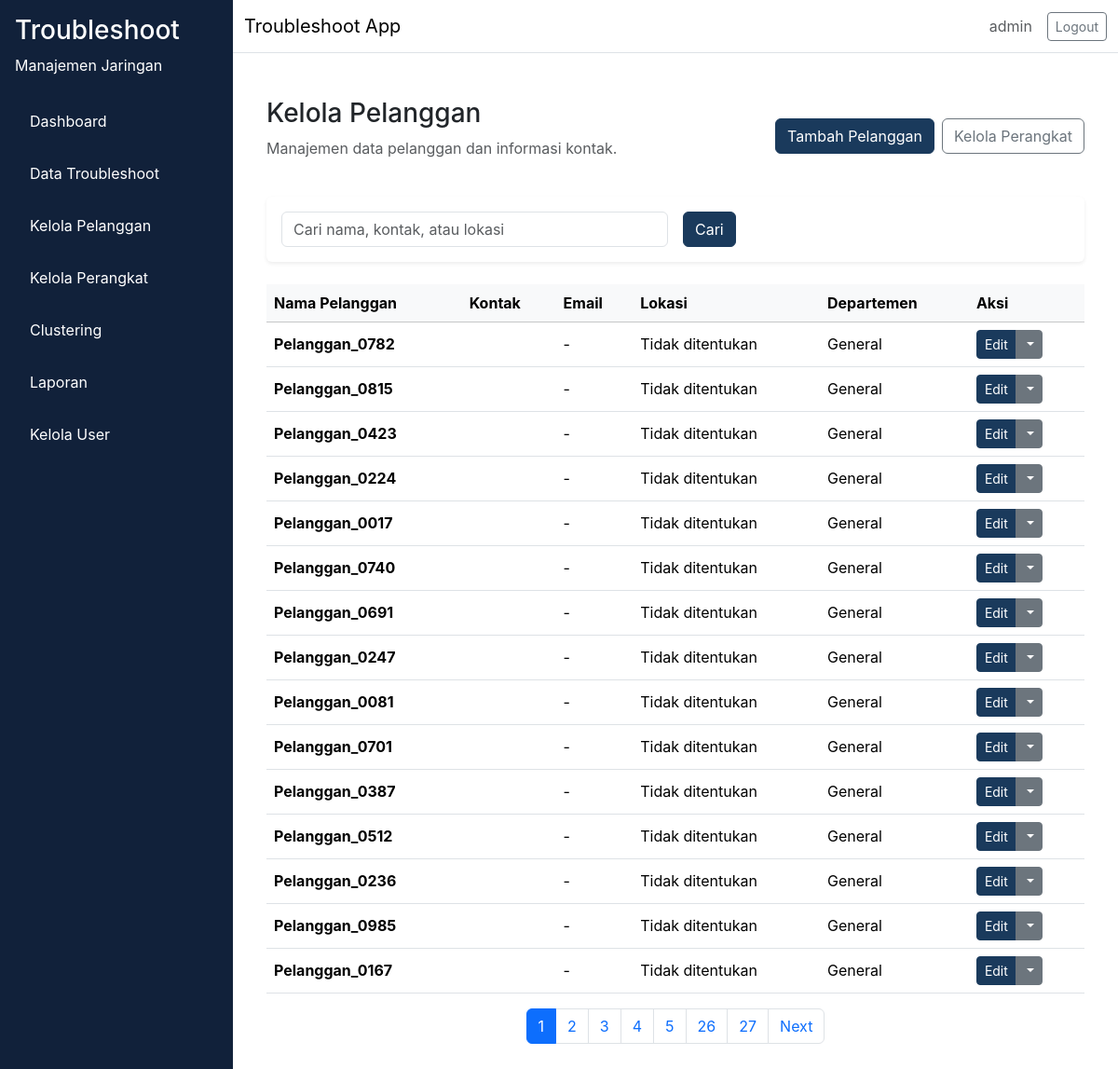
Page /pelanggan/ (signed in) on the committed database.
### app/models/user.py (models this page shows, shortened)
class User(db.Model, UserMixin):
    __tablename__ = "user"
    id = db.Column(db.Integer, primary_key=True)
    username = db.Column(db.String(64), unique=True, nullable=False)
    email = db.Column(db.String(120), unique=True, nullable=False)
    password_hash = db.Column(db.String(256), nullable=False)
    role = db.Column(db.Enum(RoleEnum), nullable=False, default=RoleEnum.teknisi)
    created_at = db.Column(db.DateTime, server_default=db.func.now(), nullable=False)
    is_active = db.Column(db.Boolean, default=True, nullable=False)

### app/models/pelanggan.py (models this page shows, shortened)
class Pelanggan(db.Model):
    __tablename__ = "pelanggan"
    id = db.Column(db.Integer, primary_key=True)
    nama = db.Column(db.String(150), nullable=False, unique=True)
    kontak = db.Column(db.String(20), nullable=False)
    email = db.Column(db.String(120), nullable=True)
    lokasi = db.Column(db.String(255), nullable=False)
    departemen = db.Column(db.String(100), nullable=True)
    alamat = db.Column(db.Text, nullable=True)
    created_at = db.Column(db.DateTime, server_default=db.func.now(), nullable=False)
    updated_at = db.Column(db.DateTime, server_default=db.func.now(), onupdate=db.func.now(), nullable=False)
    perangkats = db.relationship("Perangkat", backref="pelanggan", lazy="dynamic", cascade="all, delete-orphan")
    troubleshoots = db.relationship("Troubleshoot", backref="pelanggan_ref", lazy="dynamic", cascade="all, delete-orphan")

### app/routes/pelanggan.py (the view)
@pelanggan_bp.route("/")
def index():
    page = request.args.get("page", 1, type=int)
    search = request.args.get("search", "", type=str).strip()
    query = Pelanggan.query
    if search:
        query = query.filter(
            Pelanggan.nama.ilike(f"%{search}%") |
            Pelanggan.kontak.ilike(f"%{search}%") |
            Pelanggan.lokasi.ilike(f"%{search}%")
        )
    pagination = query.order_by(Pelanggan.created_at.desc()).paginate(page=page, per_page=15)
    return render_template(
        "pelanggan/index.html",
        pagination=pagination,
        search=search,
    )

### app/__init__.py (called while the page is built)
def load_user(user_id):
    return User.query.get(int(user_id))

### app/routes/pelanggan.py (called while the page is built)
@pelanggan_bp.before_request
@login_required
def check_admin_manajer():
    if current_user.role.value not in ["admin", "manajer"]:
        flash("Anda tidak memiliki akses ke halaman ini.", "danger")
        return redirect(url_for("troubleshoot.index"))

### app/templates/pelanggan/index.html (shortened to what this page needs)
{% extends "base.html" %}
{% block content %}
<div class="container-fluid">
  <div class="d-flex flex-column flex-md-row align-items-md-center justify-content-between mb-4 gap-3">
    <div>
      <h1 class="h3">Kelola Pelanggan</h1>
      <p class="text-muted">Manajemen data pelanggan dan informasi kontak.</p>
    </div>
    <div class="d-flex gap-2">
      <a href="{{ url_for('pelanggan.tambah') }}" class="btn btn-primary">Tambah Pelanggan</a>
      <a href="{{ url_for('pelanggan.perangkat_index') }}" class="btn btn-outline-secondary">Kelola Perangkat</a>
    </div>
  </div>
  <div class="card shadow-sm p-3 mb-4">
    <form method="GET" class="row g-3 align-items-center">
      <div class="col-md-6">
        <input type="text" name="search" class="form-control" placeholder="Cari nama, kontak, atau lokasi" value="{{ search }}">
      </div>
      <div class="col-md-auto">
        <button type="submit" class="btn btn-primary">Cari</button>
      </div>
    </form>
  </div>
  <div class="table-responsive">
    <table class="table table-hover align-middle">
      <thead class="table-light">
        <tr>
          <th>Nama Pelanggan</th>
          <th>Kontak</th>
          <th>Email</th>
          <th>Lokasi</th>
          <th>Departemen</th>
          <th>Aksi</th>
        </tr>
      </thead>
      <tbody>
        {% if pagination.items %}
          {% for item in pagination.items %}
          <tr>
            <td><strong>{{ item.nama }}</strong></td>
            <td>{{ item.kontak }}</td>
            <td>{{ item.email or '-' }}</td>
            <td>{{ item.lokasi }}</td>
            <td>{{ item.departemen or '-' }}</td>
            <td>
              <div class="btn-group" role="group">
                <a href="{{ url_for('pelanggan.edit', id=item.id) }}" class="btn btn-sm btn-primary" data-bs-toggle="tooltip" data-bs-placement="top" title="Edit Data">
                   Edit
                </a>
                <div class="btn-group" role="group">
                  <button type="button" class="btn btn-sm btn-secondary dropdown-toggle" data-bs-toggle="dropdown" aria-expanded="false">
                  </button>
                </div>
              </div>
            </td>
          </tr>
          {% endfor %}
        {% else %}
          <tr>
            <td colspan="6" class="text-center text-muted py-4">Tidak ada data pelanggan.</td>
          </tr>
        {% endif %}
      </tbody>
    </table>
  </div>
  {% if pagination.pages > 1 %}
  <nav aria-label="Page navigation">
    <ul class="pagination justify-content-center">
      {% for page_num in pagination.iter_pages() %}
        {% if page_num %}
          {% if page_num == pagination.page %}
          <li class="page-item active"><span class="page-link">{{ page_num }}</span></li>
          {% else %}
          <li class="page-item"><a class="page-link" href="{{ url_for('pelanggan.index', page=page_num, search=search) }}">{{ page_num }}</a></li>
          {% endif %}
        {% endif %}
      {% endfor %}
      {% if pagination.has_next %}
      <li class="page-item">
        <a class="page-link" href="{{ url_for('pelanggan.index', page=pagination.next_num, search=search) }}">Next</a>
      </li>
      {% endif %}
    </ul>
  </nav>
  {% endif %}
</div>
{% endblock %}

### app/templates/base.html (shortened to what this page needs)
<!doctype html>
<html lang="en">
  <head>
    <link href="https://cdn.jsdelivr.net/npm/bootstrap@5.3.2/dist/css/bootstrap.min.css" rel="stylesheet">
    <link rel="stylesheet" href="{{ url_for('static', filename='css/style.css') }}">
  </head>
  <body>
    <div class="d-flex min-vh-100 bg-light">
      {% if current_user.is_authenticated %}
      <nav class="sidebar p-3">
        <div class="sidebar-header mb-4 text-white">
          <h3>Troubleshoot</h3>
          <p>Manajemen Jaringan</p>
        </div>
        <ul class="nav flex-column">
          <li class="nav-item mb-2">
            <a class="nav-link text-white" href="{{ url_for('dashboard.index') }}">Dashboard</a>
          </li>
          {% if current_user.role.value == 'teknisi' %}
            <li class="nav-item mb-2">
              <a class="nav-link text-white" href="{{ url_for('troubleshoot.my_tasks') }}">Task Saya</a>
            </li>
          {% else %}
            <li class="nav-item mb-2">
              <a class="nav-link text-white" href="{{ url_for('troubleshoot.index') }}">Data Troubleshoot</a>
            </li>
            <li class="nav-item mb-2">
              <a class="nav-link text-white" href="{{ url_for('pelanggan.index') }}">Kelola Pelanggan</a>
            </li>
            <li class="nav-item mb-2">
              <a class="nav-link text-white" href="{{ url_for('pelanggan.perangkat_index') }}">Kelola Perangkat</a>
            </li>
            {% if current_user.role.value in ['admin', 'manajer'] %}
            <li class="nav-item mb-2">
              <a class="nav-link text-white" href="{{ url_for('clustering.index') }}">Clustering</a>
            </li>
            {% endif %}
            <li class="nav-item mb-2">
              <a class="nav-link text-white" href="{{ url_for('laporan.index') }}">Laporan</a>
            </li>
          {% endif %}
          {% if current_user.role.value == 'admin' %}
          <li class="nav-item mb-2">
            <a class="nav-link text-white" href="{{ url_for('admin.users') }}">Kelola User</a>
          </li>
          {% endif %}
        </ul>
      </nav>
      {% endif %}
      <div class="flex-grow-1 d-flex flex-column">
        <nav class="navbar navbar-expand-lg navbar-light bg-white border-bottom">
          <div class="container-fluid">
            <div class="navbar-brand mb-0">Troubleshoot App</div>
            <div class="d-flex align-items-center gap-3">
              {% if current_user.is_authenticated %}
              <span class="text-muted">{{ current_user.username }}</span>
              <a class="btn btn-outline-secondary btn-sm" href="{{ url_for('auth.logout') }}">Logout</a>
              {% endif %}
            </div>
          </div>
        </nav>
        <main class="flex-grow-1 p-4 bg-white">
          {% block content %}
          {% endblock %}
        </main>
      </div>
    </div>
  </body>
</html>

### app/static/css/style.css (style rules this page uses)
:root { --primary-color: #1a3a5c; --sidebar-bg: #11213a; --content-bg: #f8f9fa; }
body { margin: 0; font-family: Inter, system-ui, -apple-system, BlinkMacSystemFont, "Segoe UI", sans-serif; background-color: var(--content-bg); }
.sidebar { width: 250px; min-height: 100vh; background-color: var(--sidebar-bg); color: #ffffff; }
.sidebar-header h3, .sidebar-header p, .sidebar .nav-link { color: #ffffff; }
.sidebar .nav-link { padding: 0.75rem 1rem; border-radius: 0.5rem; }
main { background-color: #ffffff; }
.card { border: none; }
.btn-primary { background-color: var(--primary-color); border-color: var(--primary-color); }

### rows in the picture
User: username "admin"
Pelanggan: nama "Pelanggan_0782", email "-", lokasi "Tidak ditentukan", departemen "General"
Pelanggan: nama "Pelanggan_0815", email "-", lokasi "Tidak ditentukan", departemen "General"
Pelanggan: nama "Pelanggan_0423", email "-", lokasi "Tidak ditentukan", departemen "General"
Pelanggan: nama "Pelanggan_0224", email "-", lokasi "Tidak ditentukan", departemen "General"
Pelanggan: nama "Pelanggan_0017", email "-", lokasi "Tidak ditentukan", departemen "General"
Pelanggan: nama "Pelanggan_0740", email "-", lokasi "Tidak ditentukan", departemen "General"
Pelanggan: nama "Pelanggan_0691", email "-", lokasi "Tidak ditentukan", departemen "General"
Pelanggan: nama "Pelanggan_0247", email "-", lokasi "Tidak ditentukan", departemen "General"
Pelanggan: nama "Pelanggan_0081", email "-", lokasi "Tidak ditentukan", departemen "General"
Pelanggan: nama "Pelanggan_0701", email "-", lokasi "Tidak ditentukan", departemen "General"
Pelanggan: nama "Pelanggan_0387", email "-", lokasi "Tidak ditentukan", departemen "General"
Pelanggan: nama "Pelanggan_0512", email "-", lokasi "Tidak ditentukan", departemen "General"
Pelanggan: nama "Pelanggan_0236", email "-", lokasi "Tidak ditentukan", departemen "General"
Pelanggan: nama "Pelanggan_0985", email "-", lokasi "Tidak ditentukan", departemen "General"
Pelanggan: nama "Pelanggan_0167", email "-", lokasi "Tidak ditentukan", departemen "General"

### other values in the picture
{{ page_num }} "1"
{{ page_num }} "2" "3" "4" "5" "26" "27"
